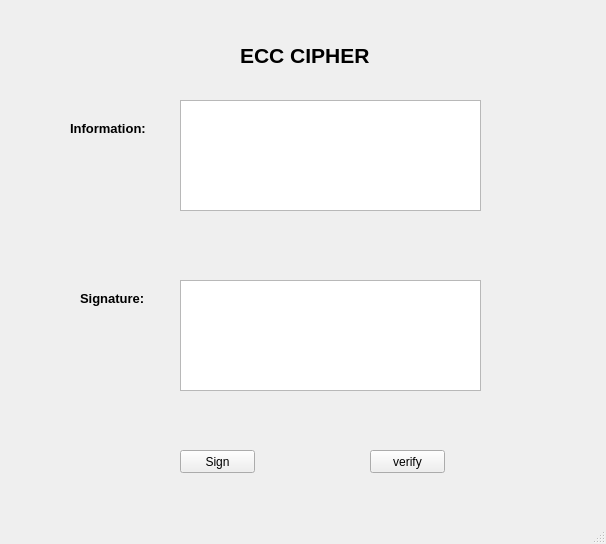
<?xml version="1.0" encoding="UTF-8"?>
<ui version="4.0">
 <class>MainWindow</class>
 <widget class="QMainWindow" name="MainWindow">
  <property name="geometry">
   <rect>
    <x>0</x>
    <y>0</y>
    <width>606</width>
    <height>544</height>
   </rect>
  </property>
  <property name="windowTitle">
   <string>MainWindow</string>
  </property>
  <widget class="QWidget" name="centralwidget">
   <widget class="QLabel" name="label">
    <property name="geometry">
     <rect>
      <x>240</x>
      <y>40</y>
      <width>151</width>
      <height>31</height>
     </rect>
    </property>
    <property name="font">
     <font>
      <pointsize>16</pointsize>
      <weight>75</weight>
      <bold>true</bold>
     </font>
    </property>
    <property name="text">
     <string>ECC CIPHER</string>
    </property>
   </widget>
   <widget class="QPushButton" name="pushButton_5">
    <property name="geometry">
     <rect>
      <x>370</x>
      <y>450</y>
      <width>75</width>
      <height>23</height>
     </rect>
    </property>
    <property name="text">
     <string>verify</string>
    </property>
   </widget>
   <widget class="QLabel" name="label_6">
    <property name="geometry">
     <rect>
      <x>80</x>
      <y>290</y>
      <width>71</width>
      <height>16</height>
     </rect>
    </property>
    <property name="font">
     <font>
      <pointsize>10</pointsize>
      <weight>75</weight>
      <bold>true</bold>
     </font>
    </property>
    <property name="text">
     <string>Signature: </string>
    </property>
   </widget>
   <widget class="QPushButton" name="pushButton_4">
    <property name="geometry">
     <rect>
      <x>180</x>
      <y>450</y>
      <width>75</width>
      <height>23</height>
     </rect>
    </property>
    <property name="text">
     <string>Sign</string>
    </property>
   </widget>
   <widget class="QLabel" name="label_4">
    <property name="geometry">
     <rect>
      <x>70</x>
      <y>120</y>
      <width>91</width>
      <height>16</height>
     </rect>
    </property>
    <property name="font">
     <font>
      <pointsize>10</pointsize>
      <weight>75</weight>
      <bold>true</bold>
     </font>
    </property>
    <property name="text">
     <string>Information: </string>
    </property>
   </widget>
   <widget class="QTextEdit" name="textEdit_4">
    <property name="geometry">
     <rect>
      <x>180</x>
      <y>100</y>
      <width>301</width>
      <height>111</height>
     </rect>
    </property>
   </widget>
   <widget class="QTextEdit" name="textEdit_3">
    <property name="geometry">
     <rect>
      <x>180</x>
      <y>280</y>
      <width>301</width>
      <height>111</height>
     </rect>
    </property>
   </widget>
  </widget>
  <widget class="QMenuBar" name="menubar">
   <property name="geometry">
    <rect>
     <x>0</x>
     <y>0</y>
     <width>606</width>
     <height>21</height>
    </rect>
   </property>
  </widget>
  <widget class="QStatusBar" name="statusbar"/>
 </widget>
 <resources/>
 <connections/>
</ui>
